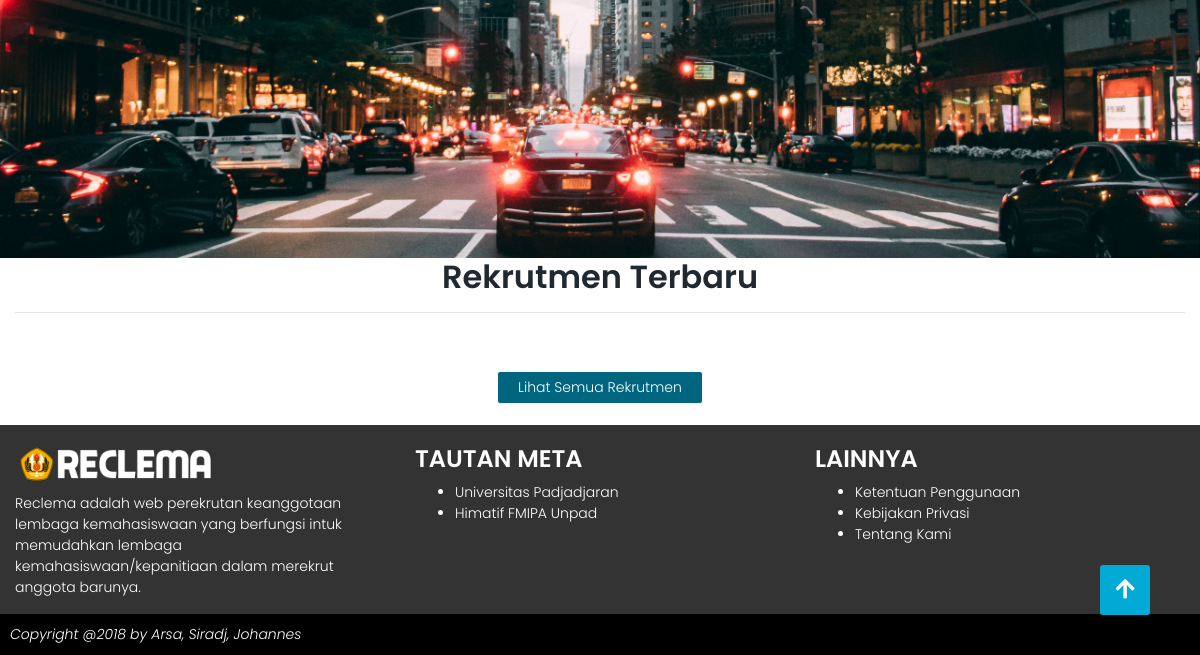
Before: /reclema/index.php (lower part) with the older database file.
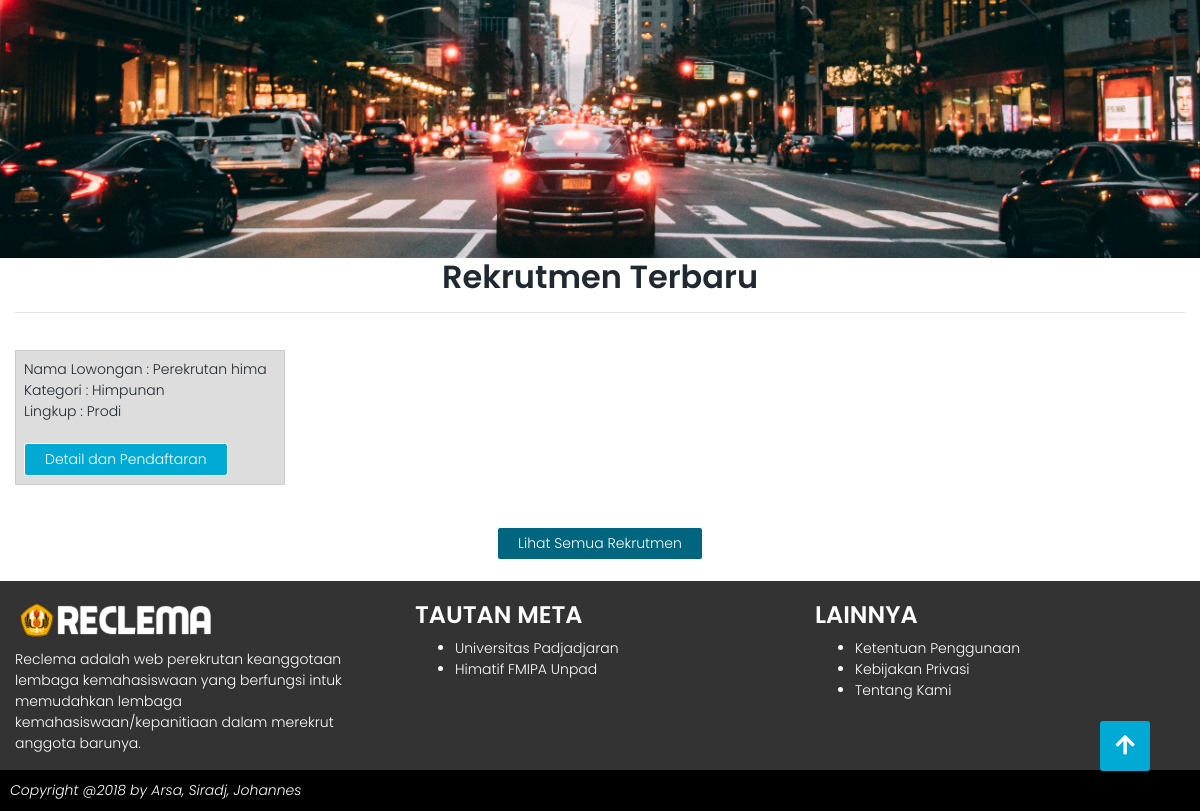
After: the same page with the newer database file.
### tables this page shows
CREATE TABLE `lowongan` (
  `id_lowongan` int(11) NOT NULL,
  `nama_lowongan` varchar(50) NOT NULL,
  `kategori_lowongan` char(20) NOT NULL,
  `lingkup_lowongan` char(20) NOT NULL,
  `prodi_lowongan` varchar(50) NOT NULL,
  `fakultas_lowongan` varchar(50) NOT NULL,
  `deskripsi_lowongan` text NOT NULL,
  `kontak_lowongan` varchar(100) NOT NULL,
  `username_lembaga` varchar(50) NOT NULL
);

### reclema/application/controllers/Home.php (called while the page is built, shortened)
<?php if ( ! defined('BASEPATH')) exit('No direct script access allowed');
class Home extends CI_Controller{
	function __construct(){
		$this->load->helper(array("html","form","url","text"));
		$this->load->model("Home_model");
	}
	public function index(){
		$data=[];
		$data['logout_url'] = base_url('index.php/masuk/logout');
		$data['action_pencarian'] = base_url('index.php/pencarian/kustom');
		$jdata=8;
		$data["hslquery"]=$this->Home_model->caridata($jdata);
		$this->load->view('home', $data);
	}
}

### reclema/index.php (called while the page is built, shortened)
<?php
require_once BASEPATH.'core/CodeIgniter.php';

### reclema/application/models/Home_model.php (called while the page is built, shortened)
<?php
class Home_model extends CI_Model{
	function caridata($jdata=2){
		$sqlstr="select * from lowongan ORDER BY id_lowongan DESC LIMIT ".$jdata;
		$hslquery=$this->db->query($sqlstr);
		return $hslquery;
	}
}
?>

### reclema/application/views/home.php (the view, shortened to what this page needs)
<?php
include "part/html_first.php";
?>
	<div class="slider">
		<div><a href="<?php echo site_url()?>detail_lowongan?id_lowongan=25"><img src="<?php echo base_url()?>/content/img1.jpg" href="<?php echo site_url()?>detail_lowongan?id_lowongan=25"></a></div>
	</div>
<div class="container-fluid">
	<div class="row">
		<div class="col-sm-12">
			<h2 align="center">Rekrutmen Terbaru</h2><hr><br>
		</div>
		<div class="col-sm-12">
				<div class="row">
					<?php
					foreach($hslquery->result() as $row){
						echo "<div class='col-sm-3'><tr>";
						echo "<table style='width:100%;'><td>";
						echo "Nama Lowongan : ".$row->nama_lowongan;
						echo br();
						echo "Kategori : ".$row->kategori_lowongan;
						echo br();
						echo "Lingkup : ".$row->lingkup_lowongan;
						echo br();
						$id_lowongan=$row->id_lowongan;
						echo "<br><a class='tombol tombolwarna2' href='".site_url()."/detail_lowongan?id_lowongan=".$id_lowongan."'>Detail dan Pendaftaran</a>";
						echo "</td>";
						echo "</tr></table><br></div>";
					}
					?>
				</div>
		<br>
		<center><a href="<?php echo site_url()?>/pencarian" class="tombol tombolwarna1"">Lihat Semua Rekrutmen</a></center>
		</div>
	</div>
	<br>
</div>
<?php
include "part/footer.php";
include "part/html_last.php";
?>

Changed rows visible on the page:
added lowongan: nama_lowongan "Perekrutan hima", kategori_lowongan "Himpunan", lingkup_lowongan "Prodi"
